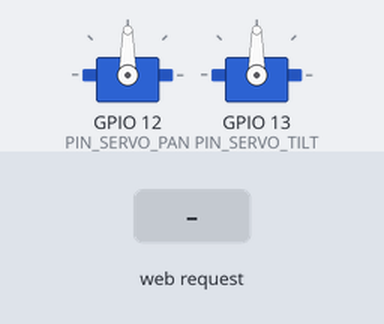
Bench run of a sketch on a simulated ESP32. On the bench: 2 × servo. Inputs (shaded band) come from the test bench. WiFi joins after 1.5 s; servers stay silent unless stated; the camera gives no picture; what the sketch prints to the serial monitor is not drawn.

Above: at 3.0 s.
3.1 s: HTTP request GET /picture_by_angle received
At 3.5 s:
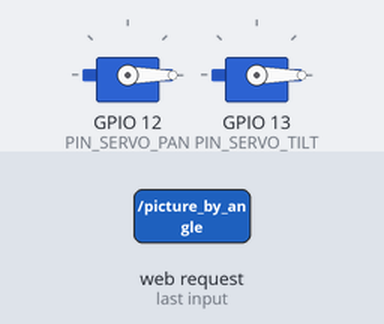
4.6 s: HTTP request GET /picture_by_angle?q=120 received
At 5.8 s:
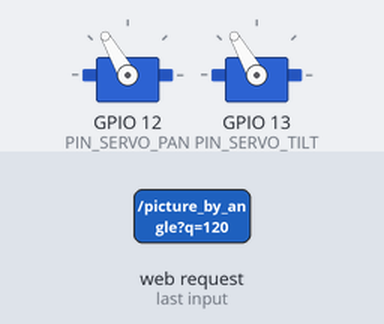
6.1 s: HTTP request GET /move_camera received
At 7.0 s:
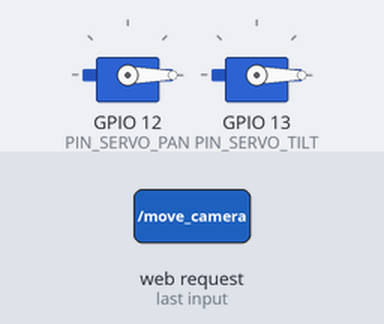
7.6 s: HTTP request GET /move_camera?q=120 received
At 8.1 s:
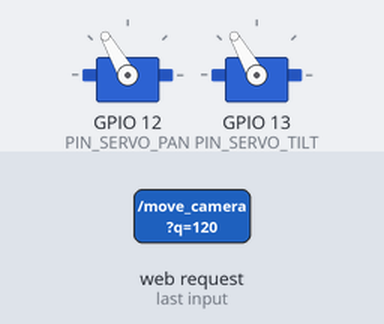
Timing chart, 0 to 10.1 s (numbered marks = the images above; inputs shaded):
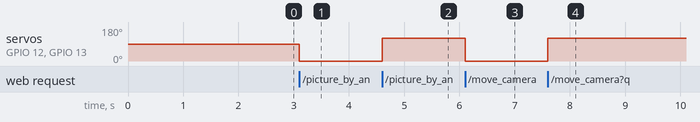

Measured:
- after the input at 3.1 s, servo on GPIO 12 (PIN_SERVO_PAN), servo on GPIO 13 (PIN_SERVO_TILT): 90° → 0° at once
- after the input at 4.6 s, servo on GPIO 12 (PIN_SERVO_PAN), servo on GPIO 13 (PIN_SERVO_TILT): 0° → 120° at once
- after the input at 6.1 s, servo on GPIO 12 (PIN_SERVO_PAN), servo on GPIO 13 (PIN_SERVO_TILT): 120° → 0° at once
- after the input at 7.6 s, servo on GPIO 12 (PIN_SERVO_PAN), servo on GPIO 13 (PIN_SERVO_TILT): 0° → 120° at once

The sketch:

esp32-cam.ino
```cpp
#include <WiFi.h>
#include <WebServer.h>
#include <ESP32Servo.h>
#include "esp_camera.h"

const char* ssid     = "Galaxy A32 7E93";
const char* password = "rlis4727";

// ── Port changed to 8082 to match visioning.py default ────────────────────────
// Python usage:  python visioning.py --ip <this-ip> --port 8082
WebServer server(8082);

// Camera pan/tilt servos
Servo servoPan;   // horizontal left/right
Servo servoTilt;  // vertical up/down

// GPIO 12 and 13 are free on AI-Thinker ESP32-CAM when SD card is not used.
const int PIN_SERVO_PAN  = 12;
const int PIN_SERVO_TILT = 13;

// ── Camera config (AI-Thinker ESP32-CAM) ──────────────────────────────────────
void initCamera() {
  camera_config_t config;
  config.ledc_channel = LEDC_CHANNEL_0;
  config.ledc_timer   = LEDC_TIMER_0;
  config.pin_d0       = 5;
  config.pin_d1       = 18;
  config.pin_d2       = 19;
  config.pin_d3       = 21;
  config.pin_d4       = 36;
  config.pin_d5       = 39;
  config.pin_d6       = 34;
  config.pin_d7       = 35;
  config.pin_xclk     = 0;
  config.pin_pclk     = 22;
  config.pin_vsync    = 25;
  config.pin_href     = 23;
  config.pin_sscb_sda = 26;
  config.pin_sscb_scl = 27;
  config.pin_pwdn     = 32;
  config.pin_reset    = -1;
  config.xclk_freq_hz = 20000000;
  config.pixel_format = PIXFORMAT_JPEG;
  config.frame_size   = FRAMESIZE_VGA;   // 640×480 — good balance for YOLO
  config.jpeg_quality = 10;              // slightly better quality for detection
  config.fb_count     = 2;              // double-buffer for smoother streaming

  esp_err_t err = esp_camera_init(&config);
  if (err != ESP_OK) {
    Serial.printf("Camera init failed: 0x%x\n", err);
  }
}

// ── Take and send a single JPEG ───────────────────────────────────────────────
void sendPicture() {
  camera_fb_t* fb = esp_camera_fb_get();
  if (!fb) {
    server.send(500, "text/plain", "Camera capture failed");
    return;
  }
  server.sendHeader("Content-Type", "image/jpeg");
  server.sendHeader("Content-Length", String(fb->len));
  server.send_P(200, "image/jpeg", (const char*)fb->buf, fb->len);
  esp_camera_fb_return(fb);
}

// ── MJPEG stream handler — required by visioning.py (/stream endpoint) ────────
//    visioning.py uses cv2.VideoCapture("http://<ip>:8082/stream")
//    which expects a standard multipart/x-mixed-replace MJPEG stream.
void handleStream() {
  // Tell the client we are sending a never-ending multipart stream
  WiFiClient client = server.client();

  String response =
    "HTTP/1.1 200 OK\r\n"
    "Content-Type: multipart/x-mixed-replace; boundary=frame\r\n"
    "Cache-Control: no-cache\r\n"
    "Connection: keep-alive\r\n"
    "\r\n";
  client.print(response);

  while (client.connected()) {
    camera_fb_t* fb = esp_camera_fb_get();
    if (!fb) {
      Serial.println("[STREAM] Frame capture failed, retrying…");
      delay(50);
      continue;
    }

    // Write the MJPEG part header
    client.printf(
      "--frame\r\n"
      "Content-Type: image/jpeg\r\n"
      "Content-Length: %u\r\n"
      "\r\n",
      (unsigned)fb->len
    );

    // Write the JPEG payload
    client.write(fb->buf, fb->len);
    client.print("\r\n");

    esp_camera_fb_return(fb);

    // Yield so the watchdog timer doesn't fire
    delay(1);
  }
}

// ── Route handlers ────────────────────────────────────────────────────────────
void handlePicture() {
  sendPicture();
}

void handlePictureByAngle() {
  String q = server.arg("q");   // "angleX,angleY"
  int comma = q.indexOf(',');
  int ax = q.substring(0, comma).toInt();
  int ay = q.substring(comma + 1).toInt();
  ax = constrain(ax, 0, 180);
  ay = constrain(ay, 0, 180);
  servoPan.write(ax);
  servoTilt.write(ay);
  delay(400);
  sendPicture();
}

void handleMoveCamera() {
  String q = server.arg("q");   // "angleX,angleY"
  int comma = q.indexOf(',');
  int ax = q.substring(0, comma).toInt();
  int ay = q.substring(comma + 1).toInt();
  ax = constrain(ax, 0, 180);
  ay = constrain(ay, 0, 180);
  servoPan.write(ax);
  servoTilt.write(ay);
  delay(400);
  server.send(200, "text/plain", "moved to " + String(ax) + "," + String(ay));
}

void handleTemperature() {
  float t = temperatureRead();
  server.send(200, "text/plain", String(t));
}

void setup() {
  Serial.begin(115200);

  servoPan.attach(PIN_SERVO_PAN);
  servoTilt.attach(PIN_SERVO_TILT);
  servoPan.write(90);
  servoTilt.write(90);

  initCamera();

  WiFi.begin(ssid, password);
  Serial.print("Connecting to WiFi");
  while (WiFi.status() != WL_CONNECTED) {
    delay(500);
    Serial.print(".");
  }

  String ip = WiFi.localIP().toString();
  Serial.println("\nConnected: " + ip);
  Serial.println("─────────────────────────────────────────");
  Serial.println("  Endpoints:");
  Serial.println("  MJPEG stream : http://" + ip + ":8082/stream");
  Serial.println("  Snapshot     : http://" + ip + ":8082/picture");
  Serial.println("  Move camera  : http://" + ip + ":8082/move_camera?q=90,90");
  Serial.println("  Temperature  : http://" + ip + ":8082/temperature");
  Serial.println("─────────────────────────────────────────");
  Serial.println("  Python client:");
  Serial.println("  python visioning.py --ip " + ip + " --port 8082");
  Serial.println("─────────────────────────────────────────");

  // ── Register routes ───────────────────────────────────────────────────────
  server.on("/stream",           handleStream);          // ← NEW: MJPEG stream
  server.on("/picture",          handlePicture);
  server.on("/picture_by_angle", handlePictureByAngle);
  server.on("/move_camera",      handleMoveCamera);
  server.on("/temperature",      handleTemperature);

  server.begin();
  Serial.println("HTTP server started on port 8082");
}

void loop() {
  server.handleClient();
}
```
